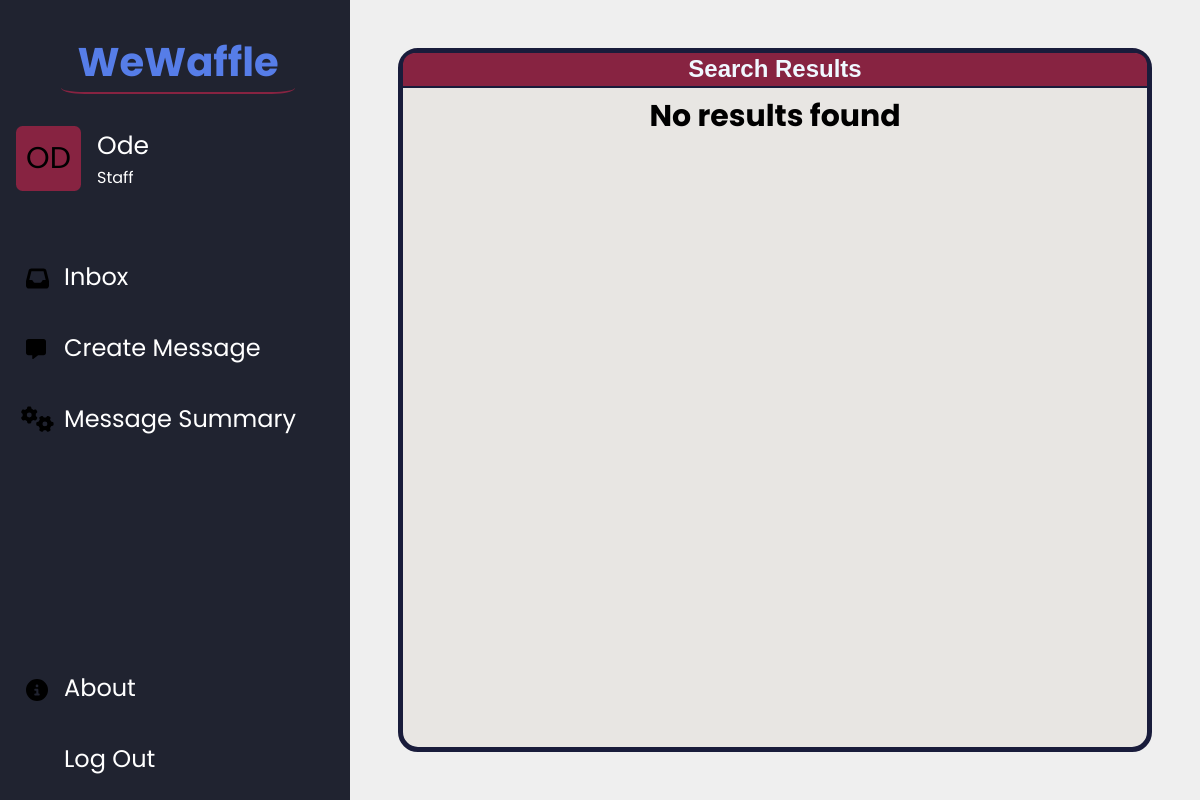
/return_search.php (signed in), run on an earlier commit of the app's database.
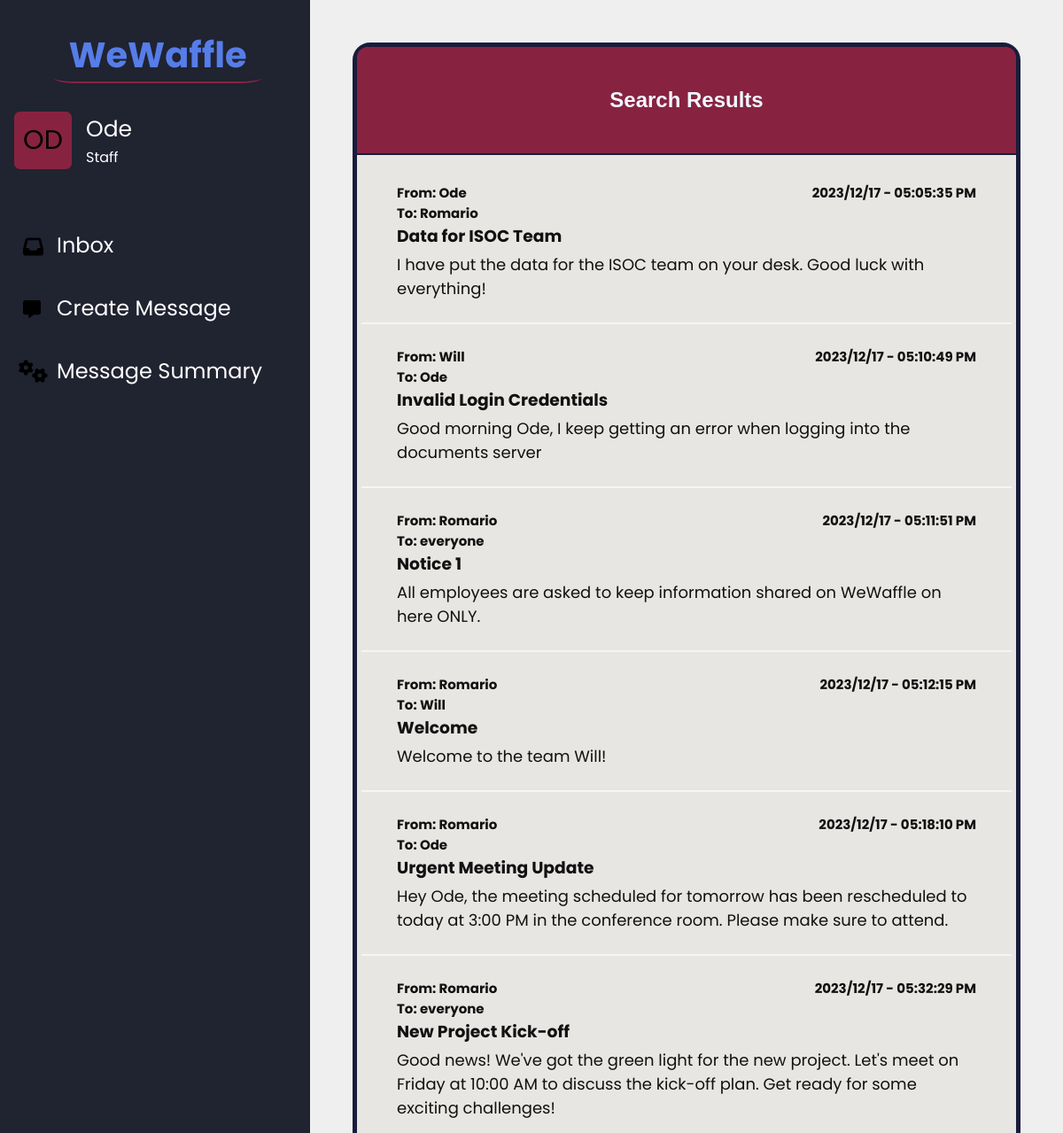
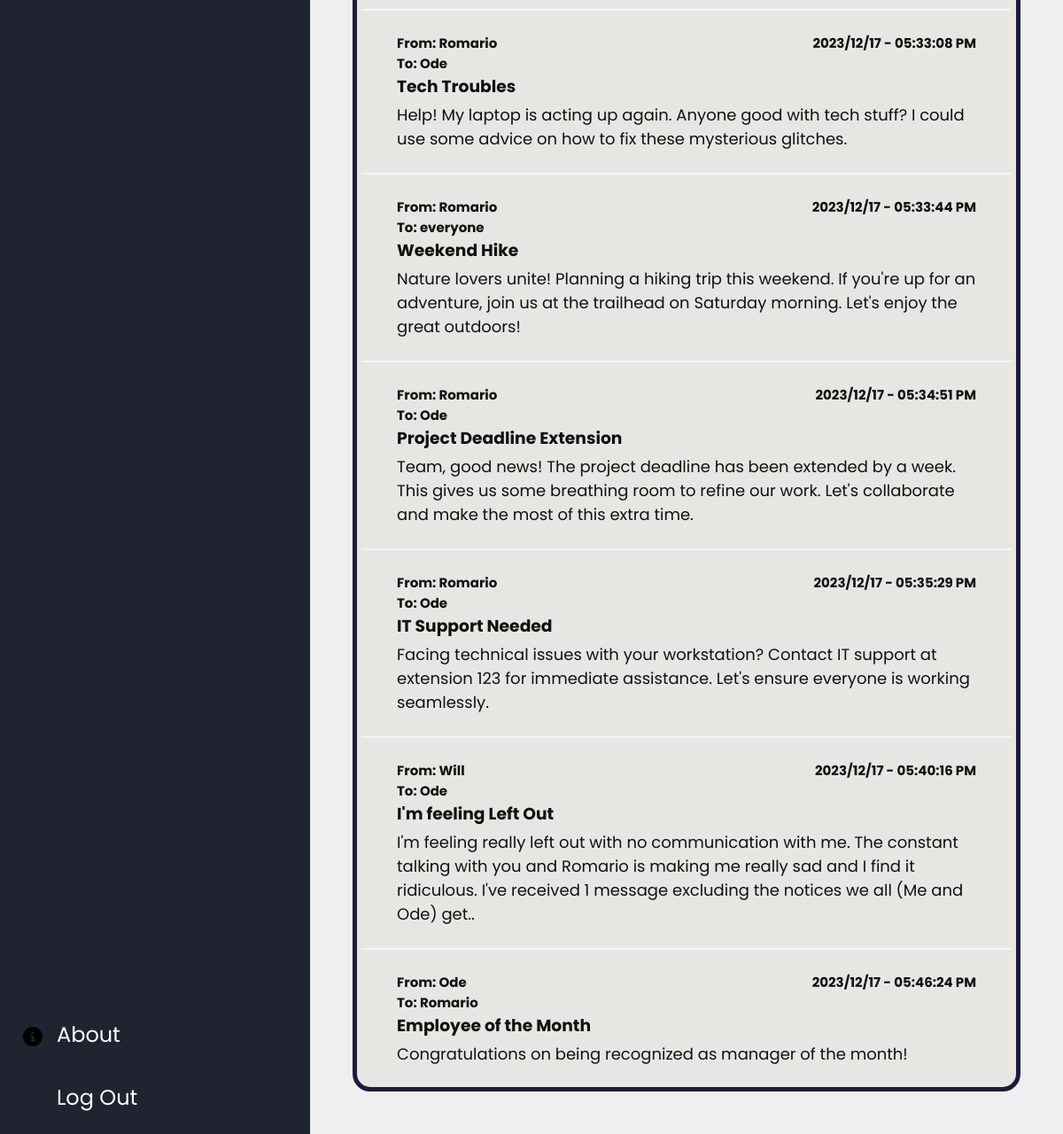
And on a later commit of the database (2 pictures, top to bottom).
### tables this page shows
CREATE TABLE `message` (
  `sender` varchar(30) NOT NULL,
  `receiver` varchar(30) NOT NULL,
  `messageTitle` varchar(70) NOT NULL,
  `message` varchar(255) NOT NULL,
  `datesent` datetime NOT NULL DEFAULT '0000-00-00 00:00:00' ON UPDATE current_timestamp(),
  `status` varchar(10) NOT NULL DEFAULT 'unread'
);

### return_search.php (the view, shortened to what this page needs)
<?php
$conn = mysqli_connect("localhost", "root", "", "wewafflesystem");
?>
<!DOCTYPE html>
<html lang="en">
<head>
    <link rel="stylesheet" href="./styles.css">
</head>
<body>
    <div class="message-container">
        <div class="menu">
            <div class=menuCompanyName>
                <p>WeWaffle</p>
            </div>
            <div class="userInfo">
                <div class="userProfile">
                    <div class="ProfileBox">
                        <?php echo strtoupper(substr($_SESSION['username'],0,2))  ?>
                    </div>
                    <div class="username">
                        <p id="displayName"><?php echo $_SESSION['username'] ?></p>
                        <p id="displayRole"> <?php echo $_SESSION['userRole'] ?> </p>
                    </div>
                </div>
            </div>
            <div class="menuOptions">
                <div class="topMenu">
                    <p id="inbox"><a href="./message.php">Inbox</a></p>
                    <p id="createMsg"><a href="./create_message.php">Create Message</a></p>
                    <p id="msgSummary"><a href="./message_summary.php">Message Summary</a></p>
                </div>
                <div class="bottomMenu">
                    <p id="about"><a href="./about.php">About</a></p>
                    <p id="logout"><a href="./logout.php">Log Out</a></p>
                </div>
            </div>
        </div>
        <div class="message-body">
            <div class="inbox-left">
                <div class="inbox-header">
                    <h2> Search Results </h2>
                </div>
                <div class="inbox-messages-holder">
                <?php
                    $searchQuery = mysqli_real_escape_string($conn, trim($_POST['messageText']));
                    $getmessages = mysqli_query($conn,"SELECT * FROM message WHERE message='$searchQuery' OR message LIKE '%$searchQuery%'");
                        if ($getmessages->num_rows > 0){
                            while($rowMsg=$getmessages->fetch_assoc()){
                                $dateTimeFromDatabase = $rowMsg['datesent'];
                                $dateObject = new DateTime($dateTimeFromDatabase);
                                $timeIn12HourFormat = $dateObject->format('h:i:s A');
                                $dateInYYYYMMDDFormat = $dateObject->format('Y/m/d');
                                echo"
                                        <div class='inbox-messages'>
                                            <div class='message-info'>
                                                <div class='sender'>
                                                    <p>From: ".$rowMsg['sender']."</p>
                                                    <p>To: ".$rowMsg['receiver']."</p>
                                                </div>
                                                <div class='date'>
                                                    <h4>".$dateInYYYYMMDDFormat." - ".$timeIn12HourFormat ."</h4>
                                                </div>
                                            </div>
                                            <div class ='message-title'>
                                                <h3> ".$rowMsg['messageTitle']."</h3>
                                            </div>
                                            <div class ='message-content'>
                                                <p> ".$rowMsg['message']." </p>
                                            </div>
                                        </div>";
                            }
                        }  else {
                            echo "<p id='noResults'> No results found </p>";
                        }
                ?>
                </div>
            </div>
        </div>
    </div>
</body>
</html>

What changed in the data, as far as the page shows it:
added message: sender "Ode", receiver "Romario", datesent "2023/12/17", datesent "05:05:35 PM", messageTitle "Data for ISOC Team", message "I have put the data for the ISOC team on your desk. Good luck with everything!"
added message: sender "Will", receiver "Ode", datesent "2023/12/17", datesent "05:10:49 PM", messageTitle "Invalid Login Credentials", message "Good morning Ode, I keep getting an error when logging into the documents server"
added message: sender "Romario", receiver "everyone", datesent "2023/12/17", datesent "05:11:51 PM", messageTitle "Notice 1", message "All employees are asked to keep information shared on WeWaffle on here ONLY."
added message: sender "Romario", receiver "Will", datesent "2023/12/17", datesent "05:12:15 PM", messageTitle "Welcome", message "Welcome to the team Will!"
added message: sender "Romario", receiver "Ode", datesent "2023/12/17", datesent "05:18:10 PM", messageTitle "Urgent Meeting Update", message "Hey Ode, the meeting scheduled for tomorrow has been rescheduled to today at 3:00 PM in the conference room. Please make sure to attend."
added message: sender "Romario", receiver "everyone", datesent "2023/12/17", datesent "05:32:29 PM", messageTitle "New Project Kick-off", message "Good news! We've got the green light for the new project. Let's meet on Friday at 10:00 AM to discuss the kick-off plan. Get ready for some exciting challenges!"
added message: sender "Romario", receiver "Ode", datesent "2023/12/17", datesent "05:33:08 PM", messageTitle "Tech Troubles", message "Help! My laptop is acting up again. Anyone good with tech stuff? I could use some advice on how to fix these mysterious glitches."
added message: sender "Romario", receiver "everyone", datesent "2023/12/17", datesent "05:33:44 PM", messageTitle "Weekend Hike", message "Nature lovers unite! Planning a hiking trip this weekend. If you're up for an adventure, join us at the trailhead on Saturday morning. Let's enjoy the great outdoors!"
added message: sender "Romario", receiver "Ode", datesent "2023/12/17", datesent "05:34:51 PM", messageTitle "Project Deadline Extension", message "Team, good news! The project deadline has been extended by a week. This gives us some breathing room to refine our work. Let's collaborate and make the most of this extra time."
added message: sender "Romario", receiver "Ode", datesent "2023/12/17", datesent "05:35:29 PM", messageTitle "IT Support Needed", message "Facing technical issues with your workstation? Contact IT support at extension 123 for immediate assistance. Let's ensure everyone is working seamlessly."
added message: sender "Will", receiver "Ode", datesent "2023/12/17", datesent "05:40:16 PM", messageTitle "I'm feeling Left Out", message "I'm feeling really left out with no communication with me. The constant talking with you and Romario is making me really sad and I find it ridiculous. I've received 1 message excluding the notices we all (Me and Ode) get.."
added message: sender "Ode", receiver "Romario", datesent "2023/12/17", datesent "05:46:24 PM", messageTitle "Employee of the Month", message "Congratulations on being recognized as manager of the month!"
Also different on the page:
text no longer shown: "No results found"
